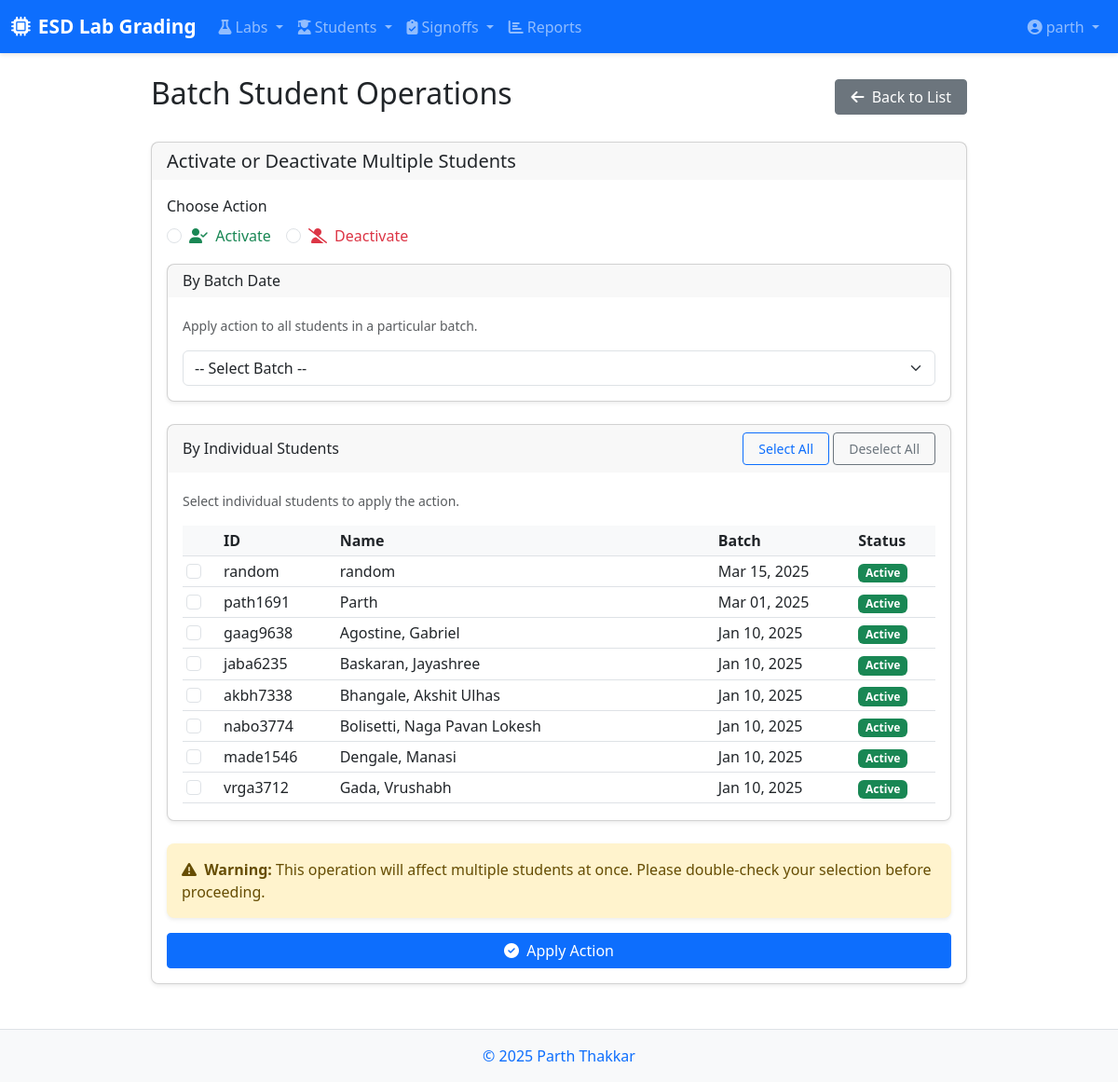
Screenshot of /students/batch/ (signed in) with the database file from the repository.
### labs/models.py (models this page shows, shortened)
class Student(models.Model):
    student_id = models.CharField(max_length=20, unique=True)
    name = models.CharField(max_length=100)
    email = models.EmailField(blank=True)
    batch = models.DateField(auto_now=False, auto_now_add=False)
    active = models.BooleanField(default=True)

### labs/views.py (the view)
    def wrap(request, *args, **kwargs):
        try:
            if hasattr(request.user, 'role') and request.user.role.role in ['ta', 'instructor']:
                return function(request, *args, **kwargs)
            else:
                raise PermissionDenied("You must be a teaching assistant or instructor to access this page.")
        except (AttributeError, UserRole.DoesNotExist):
            raise PermissionDenied("You must be a teaching assistant or instructor to access this page.")

### labs/templatetags/role_tags.py (called while the page is built)
@register.filter
def has_role(user, role_name):
    if user.is_anonymous:
        return False
    if user.is_staff:
        return True
    try:
        return hasattr(user, 'role') and user.role.role == role_name
    except:
        return False

### labs/views.py (called while the page is built, shortened)
def ta_required(function):
    def wrap(request, *args, **kwargs):
        try:
            if hasattr(request.user, 'role') and request.user.role.role in ['ta', 'instructor']:
                return function(request, *args, **kwargs)
            else:
                raise PermissionDenied("You must be a teaching assistant or instructor to access this page.")
        except (AttributeError, UserRole.DoesNotExist):
            raise PermissionDenied("You must be a teaching assistant or instructor to access this page.")
    wrap.__doc__ = function.__doc__
    wrap.__name__ = function.__name__
    return wrap

@login_required
@ta_required
def batch_toggle_students(request):
    students = Student.objects.all().order_by('-batch', 'name')
    batches = Student.objects.dates('batch', 'day', order='DESC')
    context = {
        'students': students,
        'batches': batches
    }
    return render(request, 'labs/batch_toggle_students.html', context)

### labs/templates/labs/batch_toggle_students.html (shortened to what this page needs)
{% extends 'base.html' %}
{% load static %}
{% block content %}
<div class="container form-container">
    <div class="d-flex justify-content-between align-items-center mb-4">
        <h1 class="h2">Batch Student Operations</h1>
        <a href="{% url 'labs:student_list' %}" class="btn btn-secondary">
            <i class="fas fa-arrow-left me-1"></i> Back to List
        </a>
    </div>
    <div class="card">
        <div class="card-header">
            <h5 class="card-title mb-0">Activate or Deactivate Multiple Students</h5>
        </div>
        <div class="card-body">
            <form method="post">
                <div class="row mb-3">
                    <div class="col-md-6">
                        <label class="form-label">Choose Action</label>
                        <div class="d-flex gap-3">
                            <div class="form-check">
                                <input class="form-check-input" type="radio" name="action" id="activate" value="activate" required>
                                <label class="form-check-label" for="activate">
                                    <span class="text-success"><i class="fas fa-user-check me-1"></i> Activate</span>
                                </label>
                            </div>
                            <div class="form-check">
                                <input class="form-check-input" type="radio" name="action" id="deactivate" value="deactivate">
                                <label class="form-check-label" for="deactivate">
                                    <span class="text-danger"><i class="fas fa-user-slash me-1"></i> Deactivate</span>
                                </label>
                            </div>
                        </div>
                    </div>
                </div>
                <div class="card mb-4">
                    <div class="card-header">
                        <h6 class="mb-0">By Batch Date</h6>
                    </div>
                    <div class="card-body">
                        <div class="form-text mb-3">
                            Apply action to all students in a particular batch.
                        </div>
                        <select name="batch_date" class="form-select">
                            <option value="">-- Select Batch --</option>
                        </select>
                    </div>
                </div>
                <div class="card mb-4">
                    <div class="card-header">
                        <div class="d-flex justify-content-between align-items-center">
                            <h6 class="mb-0">By Individual Students</h6>
                            <div>
                                <button type="button" class="btn btn-sm btn-outline-primary" id="selectAll">Select All</button>
                                <button type="button" class="btn btn-sm btn-outline-secondary" id="deselectAll">Deselect All</button>
                            </div>
                        </div>
                    </div>
                    <div class="card-body">
                        <div class="form-text mb-3">
                            Select individual students to apply the action.
                        </div>
                        <div class="students-container">
                            <table class="table table-sm">
                                <thead>
                                    <tr>
                                        <th style="width: 40px;"></th>
                                        <th>ID</th>
                                        <th>Name</th>
                                        <th>Batch</th>
                                        <th>Status</th>
                                    </tr>
                                </thead>
                                <tbody>
                                    {% for student in students %}
                                    <tr>
                                        <td>
                                            <input type="checkbox" name="student_ids" value="{{ student.id }}" class="form-check-input student-checkbox">
                                        </td>
                                        <td>{{ student.student_id }}</td>
                                        <td>{{ student.name }}</td>
                                        <td>{{ student.batch|date:"M d, Y" }}</td>
                                        <td>
                                            {% if student.active %}
                                            <span class="badge bg-success">Active</span>
                                            {% else %}
                                            <span class="badge bg-secondary">Inactive</span>
                                            {% endif %}
                                        </td>
                                    </tr>
                                    {% endfor %}
                                </tbody>
                            </table>
                        </div>
                    </div>
                </div>
                <div class="alert alert-warning">
                    <i class="fas fa-exclamation-triangle me-1"></i> <strong>Warning:</strong> This operation will affect multiple students at once. Please double-check your selection before proceeding.
                </div>
                <div class="d-grid">
                    <button type="submit" class="btn btn-primary">
                        <i class="fas fa-check-circle me-1"></i> Apply Action
                    </button>
                </div>
            </form>
        </div>
    </div>
</div>
{% endblock %}

### templates/base.html (shortened to what this page needs)
{% load static %}
{% load role_tags %}
<!DOCTYPE html>
<html lang="en">
<head>
    <link href="https://cdn.jsdelivr.net/npm/bootstrap@5.3.0-alpha1/dist/css/bootstrap.min.css" rel="stylesheet">
    <link rel="stylesheet" href="https://cdnjs.cloudflare.com/ajax/libs/font-awesome/6.4.0/css/all.min.css">
    <link rel="stylesheet" href="{% static 'css/styles.css' %}">
</head>
<body>
    <nav class="navbar navbar-expand-lg navbar-dark bg-primary sticky-top">
        <div class="container-fluid">
            <a class="navbar-brand" href="{% url 'labs:home' %}">
                <i class="fas fa-microchip me-2"></i>ESD Lab Grading
            </a>
            <div class="collapse navbar-collapse" id="navbarMain">
                <ul class="navbar-nav me-auto">
                    <li class="nav-item dropdown">
                        <a class="nav-link dropdown-toggle" href="#" id="labsDropdown" role="button" data-bs-toggle="dropdown">
                            <i class="fas fa-flask me-1"></i>Labs
                        </a>
                    </li>
                    {% if request.user.is_authenticated %}
                    <li class="nav-item dropdown">
                        <a class="nav-link dropdown-toggle" href="#" id="studentsDropdown" role="button" data-bs-toggle="dropdown">
                            <i class="fas fa-user-graduate me-1"></i>Students
                        </a>
                    </li>
                    {% endif %}
                    {% if request.user.is_authenticated %}
                    <li class="nav-item dropdown">
                        <a class="nav-link dropdown-toggle" href="#" id="signoffsDropdown" role="button" data-bs-toggle="dropdown">
                            <i class="fas fa-clipboard-check me-1"></i>Signoffs
                        </a>
                    </li>
                    {% endif %}
                    {% if request.user.is_authenticated %}
                    <li class="nav-item">
                        <a class="nav-link" href="{% url 'labs:reports' %}">
                            <i class="fas fa-chart-bar me-1"></i>Reports
                        </a>
                    </li>
                    {% endif %}
                </ul>
                <ul class="navbar-nav ms-3">
                    {% if request.user.is_authenticated %}
                    <li class="nav-item dropdown">
                        <a class="nav-link dropdown-toggle" href="#" id="userDropdown" role="button" data-bs-toggle="dropdown">
                            <i class="fas fa-user-circle me-1"></i>{{ request.user.username }}
                        </a>
                    </li>
                    {% else %}
                    <li class="nav-item">
                        <a class="nav-link" href="{% url 'admin:login' %}?next=/">Login</a>
                    </li>
                    {% endif %}
                </ul>
            </div>
        </div>
    </nav>
    <main class="py-4">
        {% block content %}{% endblock %}
    </main>
    <footer class="footer mt-auto py-3 bg-light">
        <div class="container text-center">
            <span class="text-muted"><a href="https://parththakkar.studio" style="text-decoration:none">© {% now "Y" %} Parth Thakkar</a></span>
        </div>
    </footer>
</body>
</html>

### static/css/styles.css (style rules this page uses)
body { min-height: 100vh; display: flex; flex-direction: column; }
main { flex: 1; }
.navbar-brand { font-weight: bold; font-size: 1.3rem; }
.navbar { box-shadow: 0 2px 4px rgba(0, 0, 0, 0.1); }
.card { border-radius: 0.5rem; box-shadow: 0 0.125rem 0.25rem rgba(0, 0, 0, 0.075); margin-bottom: 1.5rem; }
.card-header { font-weight: 600; border-bottom: 0; }
.table thead th { background-color: #f8f9fa; font-weight: 600; border-top: none; }
.form-label { font-weight: 500; }
.btn { border-radius: 0.25rem; padding: 0.375rem 1rem; font-weight: 500; }
.btn-primary { background-color: #0d6efd; border-color: #0d6efd; }
.alert { border-radius: 0.5rem; border: none; box-shadow: 0 0.125rem 0.25rem rgba(0, 0, 0, 0.075); }
.footer { background-color: #f8f9fa; padding: 1.5rem 0; border-top: 1px solid #dee2e6; }

### labs/templates/labs/batch_toggle_students.html (style rules this page uses)
.form-container { max-width: 900px; margin: 0 auto; }
.students-container { max-height: 300px; overflow-y: auto; }

### rows the page displays
Student: student_id "random", name "random", batch "Mar 15, 2025", active "Active"
Student: student_id "path1691", name "Parth", batch "Mar 01, 2025", active "Active"
Student: student_id "gaag9638", name "Agostine, Gabriel", batch "Jan 10, 2025", active "Active"
Student: student_id "jaba6235", name "Baskaran, Jayashree", batch "Jan 10, 2025", active "Active"
Student: student_id "akbh7338", name "Bhangale, Akshit Ulhas", batch "Jan 10, 2025", active "Active"
Student: student_id "nabo3774", name "Bolisetti, Naga Pavan Lokesh", batch "Jan 10, 2025", active "Active"
Student: student_id "made1546", name "Dengale, Manasi", batch "Jan 10, 2025", active "Active"
Student: student_id "vrga3712", name "Gada, Vrushabh", batch "Jan 10, 2025", active "Active"

### other values shown
{{ request.user.username }} "parth"
